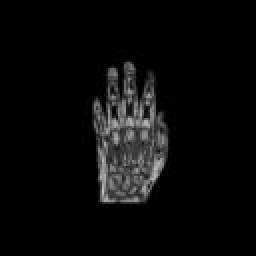
#> input picture Affine_HK/128x128_hand.jpg, 128 x 128 px (shown 2 times larger)
$ jupyter execute AffineRegisterationVersion2_hand.ipynb   (older library calls are emulated)
#> lines starting #> are read from the running program, lines starting #| are printed output that depends on the picture
[cell 1]
import numpy as np
import matplotlib.pyplot as plt
from scipy.misc import imresize
from scipy.misc import imsave
from scipy.ndimage import imread

### Load Image

[cell 2]
M, N = 128, 128
imageSize = (M, N)

[cell 3]
image = imread('Affine_HK/128x128_hand.jpg', flatten=True)
#> image: shape (128, 128) float32; min 0, max 190, mean 10.3
image = (image - np.mean(image)) / np.var(image)
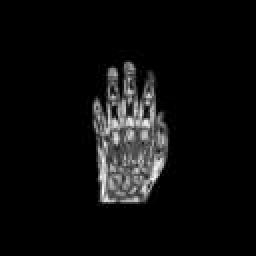
#> image: shape (128, 128) float32 (shown 2 times larger); min -0.0115, max 0.201, mean 2.33e-10; drawn with min black and max white
image = image-np.min(image)
plt.imshow(image)

### Functions:

[cell 4]
def calLoss(moving, reference):
    return np.sum((moving-reference)**2)

[cell 5]
def getCoorMatrix(imageShape):
    yShape, xShape = imageSize
    coorMatrix = np.asarray(np.meshgrid(np.arange(xShape), np.arange(yShape)))
    coorMatrix = np.rollaxis(coorMatrix, 0, 3)
    return coorMatrix

[cell 6]
def getFourCorners(transformMatrix):
    # 1. calculat the coordinate matrix
    yShape, xShape = imageSize
    coorMatrix = getCoorMatrix(imageSize)
    onesMatrix = np.ones(imageSize).reshape(yShape, xShape, 1)
    coorMatrix = np.concatenate((coorMatrix, onesMatrix), axis=2)
    # 2. transformed coordinate matrix of transformed Matrix
    projectMatrix = np.dot(coorMatrix, transformMatrix.T)

    # 3. set out of boundary points to zeros
    projectMatrix[projectMatrix<0] = 0
    x_matrix, y_matrix = projectMatrix[:,:,0], projectMatrix[:, :, 1]
    x_matrix[x_matrix>N-2] = 0 # maybe consider later
    y_matrix[y_matrix>M-2] = 0
    projectMatrix[:,:,0], projectMatrix[:, :, 1] = x_matrix.reshape(M,N), y_matrix.reshape(M,N)
    # 4. build nearby 4 point
    ULmatrix = np.floor(projectMatrix[:,:,0:2]).astype(int)
    DLmatrix = np.concatenate((np.floor(projectMatrix[:,:,0]).reshape(M, N, 1), \
                               np.floor(projectMatrix[:,:,1]+1).reshape(M, N, 1)), axis=2).astype(int)
    URmatrix = np.concatenate((np.floor(projectMatrix[:,:,0]+1).reshape(M, N, 1), \
                               np.floor(projectMatrix[:,:,1]).reshape(M, N, 1)), axis=2).astype(int)
    DRmatrix = np.floor(projectMatrix[:,:,0:2]+1).astype(int)
    cornerMatrixes = [ULmatrix, URmatrix, DLmatrix, DRmatrix] # UpLeft, UpRight, DownLeft, DownRight

    return cornerMatrixes, projectMatrix

<h3>Interpolate Method</h3>

[cell 7]
def biInterpolate(template, transformMatrix):
    cornerMatrixes, projectMatrix = getFourCorners(transformMatrix)
    kMatrix = [] # UpLeft, UpRight, DownLeft, DownRight interpolated corner image
    for i, matrix in enumerate(cornerMatrixes):
        new = template[matrix[:,:,1],matrix[:, :, 0]]
        kMatrix.append(new)
#     plt.imshow(kMatirx[0])
    xr1 = projectMatrix[:,:,0] - cornerMatrixes[0][:, :, 0]
    xr2 = projectMatrix[:,:,1] - cornerMatrixes[0][:, :, 1]
    k00, k01, k10, k11 = kMatrix[2], kMatrix[0], kMatrix[3], kMatrix[1]
    newImage = (1-xr1)*((1-xr2)*k01+xr2*k00)+xr1*((1-xr2)*k11+xr2*k10)
    delta_px = (1-xr2)*(k11-k01) + xr2*(k10-k00)
    delta_py = (1-xr1)*(k00-k01) + xr1*(k10-k11)
    return newImage, delta_px, delta_py

[cell 8]
def calGradient(reference, moving, dTx, dTy, lr):
    coorMatrix = getCoorMatrix(imageSize)
    x_coor, y_coor = np.split(coorMatrix, [1], axis=2)
    x_coor, y_coor = x_coor.squeeze(),  y_coor.squeeze()
    dw1 = 2*np.sum((moving - reference) * dTx * x_coor)
    dw2 = 2*np.sum((moving - reference) * dTx * y_coor)
    dw3 = 2*np.sum((moving - reference) * dTx)

    dw4 = 2*np.sum((moving - reference) * dTy * x_coor)
    dw5 = 2*np.sum((moving - reference) * dTy * y_coor)
    dw6 = 2*np.sum((moving - reference) * dTy)

    dw = np.array([[dw1, dw2, dw3],
                   [dw4, dw5, dw6],
                   [0  , 0,   1]])
    return dw

[cell 9]
def gradientCheck(matrix, grad):
    epsilon = 1e-7
    thetaplus = matrix.copy()
    thetaplus[0][0] = thetaplus[0][0]+epsilon
    thetaminus = matrix.copy()
    thetaminus[0][0] -= epsilon
#     print(thetaplus,thetaminus)
    moving_plus, _, _ = biInterpolate(template, thetaplus)
    moving_minus, _, _ = biInterpolate(template, thetaminus)

    J_plus = calLoss(moving_plus, reference)
    J_minus = calLoss(moving_minus, reference)
#     print("J_plus", J_plus,"J_minus", J_minus)
    gradapprox = (J_plus - J_minus) / (2 * epsilon)
    print("grad:", grad[0][0], "grad approx:", gradapprox)
    numerator = np.linalg.norm(grad[0][0] - gradapprox)
    denominator = np.linalg.norm(grad[0][0]) + np.linalg.norm(gradapprox)
    difference = numerator / denominator
    print("difference: ",difference)
    return difference

### 1. create template image

[cell 10]
# initialize a zero template
template = image
# [5 lines of commented-out code are left out]
plt.imshow(template)
plt.xlabel("x")
plt.ylabel("y")

### 2. create reference image

[cell 11]
reference = np.zeros(template.shape)
import math
angle = 10*math.pi/180.0
angle_sin = math.sin(angle)
angle_cos = math.cos(angle)
transformMatrix = np.array([[1.0, 0.0, 40.0],[0.0, 1.0, 0.0],[0.0, 0.0, 1.0]])

[cell 12]
newImage, dTx, dTy = biInterpolate(template, transformMatrix) # May have some edge problem
#> the loop in biInterpolate, `for i, matrix in enumerate(cornerMatrixes):` made 4 passes
#> pass 1, in biInterpolate, `new = template[matrix[:,:,1],matrix[:, :, 0]]`:
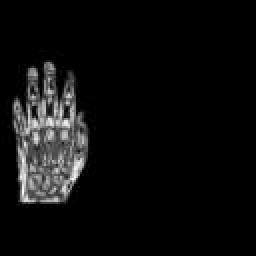
#> new: shape (128, 128) float32 (shown 2 times larger); min 0, max 0.213, mean 0.0115; drawn with min black and max white
#> pass 3, in biInterpolate, `new = template[matrix[:,:,1],matrix[:, :, 0]]`:
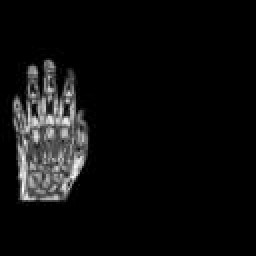
#> new: shape (128, 128) float32 (shown 2 times larger); min 0, max 0.213, mean 0.0115; drawn with min black and max white
#> after the loop in biInterpolate, `for i, matrix in enumerate(cornerMatrixes):`: kMatrix = 4 items
#> in biInterpolate, `k00, k01, k10, k11 = kMatrix[2], kMatrix[0], kMatrix[3], kMatrix[1]`:
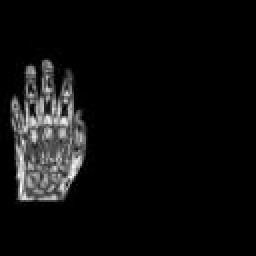
#> k10: shape (128, 128) float32 (shown 2 times larger); min 0, max 0.213, mean 0.0115; drawn with min black and max white
#> in biInterpolate, `delta_px = (1-xr2)*(k11-k01) + xr2*(k10-k00)`:
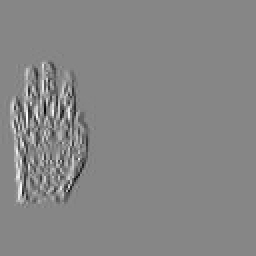
#> delta_px: shape (128, 128) float64 (shown 2 times larger); min -0.135, max 0.122, mean -8.2e-07; drawn with min black and max white
#> in biInterpolate, `delta_py = (1-xr1)*(k00-k01) + xr1*(k10-k11)`:
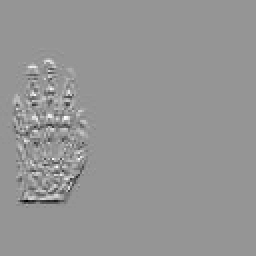
#> delta_py: shape (128, 128) float64 (shown 2 times larger); min -0.131, max 0.0929, mean 8.81e-13; drawn with min black and max white
reference = newImage
plt.imshow(newImage)

### 3. Gradient Descent

[cell 13]
transMatrix = np.array([[1.0, 0.0, 0.0],[0.0, 1.0, 0.0],[0.0, 0.0, 1.0]])
lr = 1e-8
i = 0

losses = []

iteration = 40000
while i < iteration:
    moving, dTx, dTy = biInterpolate(template, transMatrix)
#> the loop in biInterpolate (call 2), `for i, matrix in enumerate(cornerMatrixes):` made 4 passes
#> pass 3, in biInterpolate (call 2), `new = template[matrix[:,:,1],matrix[:, :, 0]]`:
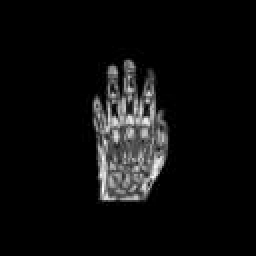
#> new: shape (128, 128) float32 (shown 2 times larger); min 0, max 0.213, mean 0.0115; drawn with min black and max white
#> in biInterpolate (call 2), `k00, k01, k10, k11 = kMatrix[2], kMatrix[0], kMatrix[3], kMatrix[1]`:
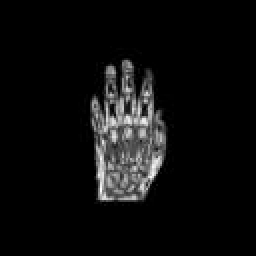
#> k10: shape (128, 128) float32 (shown 2 times larger); min 0, max 0.213, mean 0.0115; drawn with min black and max white
#> in biInterpolate (call 2), `delta_px = (1-xr2)*(k11-k01) + xr2*(k10-k00)`:
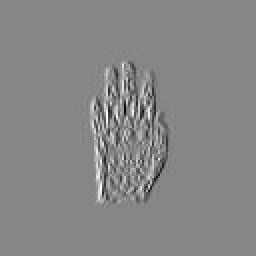
#> delta_px: shape (128, 128) float64 (shown 2 times larger); min -0.135, max 0.122, mean -3.41e-13; drawn with min black and max white
#> in biInterpolate (call 2), `delta_py = (1-xr1)*(k00-k01) + xr1*(k10-k11)`:
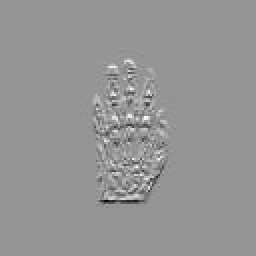
#> delta_py: shape (128, 128) float64 (shown 2 times larger); min -0.131, max 0.0929, mean 8.81e-13; drawn with min black and max white
    delta_weights = calGradient(reference, moving, dTx, dTy, lr)
#> in calGradient, `dw1 = 2*np.sum((moving - reference) * dTx * x_coor)`: dw1 = -250.4
#> in calGradient, `dw2 = 2*np.sum((moving - reference) * dTx * y_coor)`: dw2 = -246.9
#> in calGradient, `dw3 = 2*np.sum((moving - reference) * dTx)`: dw3 = -3.69
#> in calGradient, `dw4 = 2*np.sum((moving - reference) * dTy * x_coor)`: dw4 = -98.02
#> in calGradient, `dw5 = 2*np.sum((moving - reference) * dTy * y_coor)`: dw5 = -131.2
#> in calGradient, `dw6 = 2*np.sum((moving - reference) * dTy)`: dw6 = -1.53
#> in calGradient, `dw = np.array([[dw1, dw2, dw3], [dw4, dw5, dw6], [0  , 0,   1]])`: dw = [[-250.4, -246.9, -3.69], [-98.02, -131.2, -1.53], [0, 0, 1]]
#> delta_weights has the same summary as dw in calGradient
    transMatrix -= lr*delta_weights
#> transMatrix = [[1, 2.47e-06, 3.69e-08], [9.8e-07, 1, 1.53e-08], [0, 0, 1]]
    loss = calLoss(moving, reference)
#> loss = 41.01
    i += 1
    losses.append(loss)
    if i%1000 == 0:
        plt.figure(i//1000)
        plt.imshow(moving)
        gradientCheck(transMatrix, delta_weights)
        print(loss)
